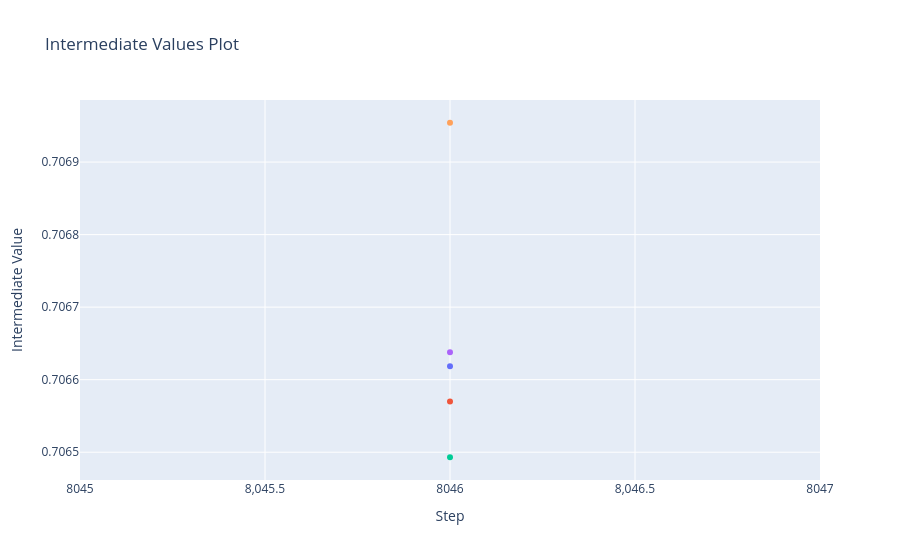

The notebook cell saved with this chart:
### Code cell
from modeling.optuna_test import *

study = optuna.create_study(direction='maximize', pruner=hyperband_pruner)

study.enqueue_trial({'convert_drop': 0.3, 'convert_trans_drop': 0.0, 'convert_lr': 1e-2, 'convert_decay': 1e-4})
#best
study.enqueue_trial({'convert_drop': 0.05940108962701185, 'convert_trans_drop': 0.3050335807975665, 'convert_lr': 0.0018733083159581281, 'convert_decay': 3.9160393696854795e-06})

study.optimize(objective, n_trials=5, gc_after_trial=True)

torch.cuda.empty_cache()

fig = optuna.visualization.plot_intermediate_values(study)
fig.show()

print("Best hyperparameters:", study.best_trial.params)
print("Best validation similarity:", study.best_trial.value)

### Figure 1 — Plotly figure (JSON) as saved in the notebook; plotly's stock layout.template omitted (floating-point values rounded to 4 significant figures)
{"data": [{"marker": {"maxdisplayed": 10}, "mode": "lines+markers", "name": "Trial0", "type": "scatter", "x": [8046], "y": [0.7066]}, {"marker": {"maxdisplayed": 10}, "mode": "lines+markers", "name": "Trial1", "type": "scatter", "x": [8046], "y": [0.7066]}, {"marker": {"maxdisplayed": 10}, "mode": "lines+markers", "name": "Trial2", "type": "scatter", "x": [8046], "y": [0.7065]}, {"marker": {"maxdisplayed": 10}, "mode": "lines+markers", "name": "Trial3", "type": "scatter", "x": [8046], "y": [0.7066]}, {"marker": {"maxdisplayed": 10}, "mode": "lines+markers", "name": "Trial4", "type": "scatter", "x": [8046], "y": [0.707]}], "layout": {"showlegend": false, "title": {"text": "Intermediate Values Plot"}, "xaxis": {"title": {"text": "Step"}}, "yaxis": {"title": {"text": "Intermediate Value"}}}}
